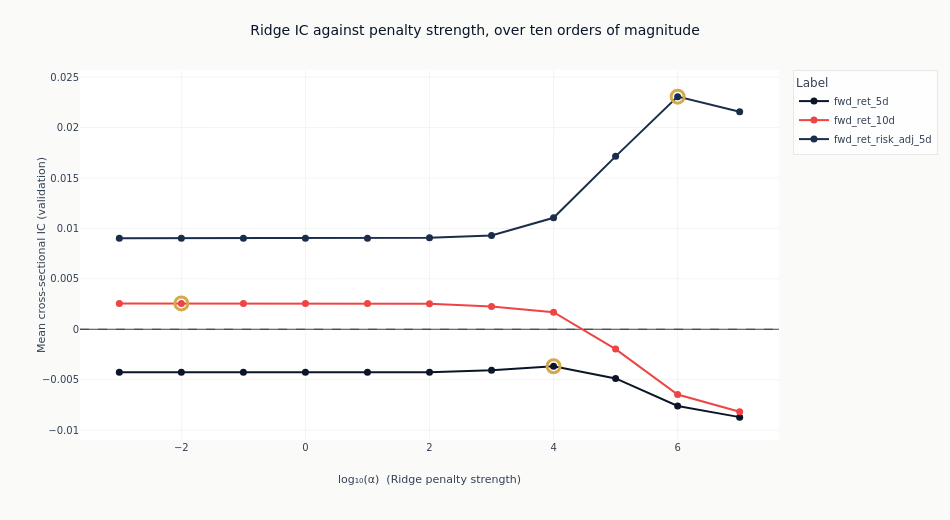

Notebook cell for this chart:
### Markdown cell above
### What shrinkage does on its own

The bar chart mixes three estimators. Tracing IC across the Ridge penalty alone isolates the
effect of shrinkage, with the estimator, the features and the folds all held fixed and only
`alpha` moving. The alpha is read from each configuration's declared parameters rather than
parsed out of its name, so the curve plots what was fitted. One line per label, because the
question is whether the penalty behaves the same way regardless of what is being predicted.

### Code cell
ridge = (
    catalog.filter(pl.col("model_class") == "Ridge")
    .with_columns(alpha=pl.col("params").str.extract(r"alpha=([0-9.eE+-]+)").cast(pl.Float64))
    .drop_nulls("alpha")
    .sort("label", "alpha")
)
if ridge.height:
    # One colour per label, and amber is not among them: the peak marker is amber, so a line
    # drawn in it would swallow its own ring. Wrapping a short palette would give two labels
    # the same colour and two identical legend swatches, so this raises instead.
    line_colors = [
        COLORS["blue"],
        COLORS["copper"],
        COLORS["positive"],
        COLORS["negative"],
        COLORS["slate"],
        COLORS["recede"],
    ]
    if len(panel_labels) > len(line_colors):
        raise ValueError(
            f"{len(panel_labels)} labels declared but only {len(line_colors)} distinct line "
            "colours; add colours rather than letting two labels share one"
        )
    fig_alpha = go.Figure()
    for index, label in enumerate(panel_labels):
        series = ridge.filter(pl.col("label") == label)
        if not series.height:
            continue
        log_alpha = np.log10(series.get_column("alpha").to_numpy())
        values = series.get_column("ic_mean").to_numpy()
        peak = int(np.argmax(values))
        color = line_colors[index]
        fig_alpha.add_trace(
            go.Scatter(
                x=log_alpha,
                y=values,
                mode="lines+markers",
                name=label,
                line=dict(color=color, width=2),
                marker=dict(size=7, color=color),
            )
        )
        fig_alpha.add_trace(
            go.Scatter(
                x=[log_alpha[peak]],
                y=[values[peak]],
                mode="markers",
                marker=dict(size=13, color=COLORS["amber"], symbol="circle-open", line_width=3),
                showlegend=False,
            )
        )
    fig_alpha.add_hline(y=0, line_width=1, line_dash="dash", line_color=COLORS["neutral"])
    fig_alpha.update_layout(
        title="Ridge IC against penalty strength, over ten orders of magnitude",
        height=520,
        width=950,
        margin=dict(t=70),
        legend=dict(title_text="Label"),
    )
    fig_alpha.update_xaxes(title_text="log₁₀(α)  (Ridge penalty strength)", zeroline=False)
    fig_alpha.update_yaxes(title_text="Mean cross-sectional IC (validation)")
    # Whether the label or the penalty dominates is the claim this figure is here to support,
    # so it is measured rather than described: the widest sweep any one line covers, against
    # the narrowest vertical gap between two lines at a penalty they both carry.
    sweep_span = float(
        ridge.group_by("label")
        .agg(span=pl.col("ic_mean").max() - pl.col("ic_mean").min())
        .get_column("span")
        .max()
    )
    shared_alpha = (
        ridge.group_by("alpha")
        .agg(
            n_labels=pl.col("label").n_unique(),
            spread=pl.col("ic_mean").sort().diff().abs().min(),
        )
        .filter(pl.col("n_labels") > 1)
    )
    if not shared_alpha.height:
        # One Ridge label carries no gap between lines to measure. Computing one gave nan, which
        # fell through to the else branch and published "the closest two lines come within nan of
        # each other" over a chart showing one line.
        dominance = (
            f"the one line drawn covers {sweep_span:.4f} across the sweep; a second label "
            "carrying Ridge at the same penalties is what this chart would compare it against"
        )
    else:
        gap = float(shared_alpha.get_column("spread").min())
        dominance = (
            f"the closest two lines come within {gap:.4f} of each other at any shared penalty, "
            f"wider than the {sweep_span:.4f} the most penalty-sensitive line covers over the "
            "whole sweep, so the label a line belongs to matters more than where on the line "
            "it sits"
            if gap > sweep_span
            else (
                f"the most penalty-sensitive line covers {sweep_span:.4f} across the sweep "
                f"while the closest two lines come within {gap:.4f} of each other, so the "
                "penalty moves a line by as much as the label separates them"
            )
        )
    show_plotly_with_alt(
        fig_alpha,
        "Line chart of mean validation information coefficient against the base-ten logarithm of "
        "the Ridge penalty, one line per label over ten orders of magnitude, each line's highest "
        "point ringed in amber, against a dashed zero line, and no two lines sharing a colour. "
        f"Measured from the frame: {dominance}.",
    )
else:
    print(
        "No declared label carries a Ridge configuration, so there is no penalty sweep to "
        "trace. Which estimators this section can show is decided by the per-label menus at "
        "config/training/{label}.yaml."
    )

### Figure 1 — Plotly figure (JSON) as saved in the notebook; plotly's stock layout.template omitted (floating-point values rounded to 4 significant figures)
{"data": [{"line": {"color": "#0a1628", "width": 2}, "marker": {"color": "#0a1628", "size": 7}, "mode": "lines+markers", "name": "fwd_ret_5d", "type": "scatter", "x": [-3.0, -2.0, -1.0, 0.0, 1.0, 2.0, 3.0, 4.0, 5.0, 6.0, 7.0], "y": [-0.004262, -0.004262, -0.004261, -0.004259, -0.004252, -0.004259, -0.004057, -0.003666, -0.004878, -0.007609, -0.008715]}, {"marker": {"color": "#D4A84B", "line": {"width": 3}, "size": 13, "symbol": "circle-open"}, "mode": "markers", "showlegend": false, "type": "scatter", "x": [4.0], "y": [-0.003666]}, {"line": {"color": "#ef4444", "width": 2}, "marker": {"color": "#ef4444", "size": 7}, "mode": "lines+markers", "name": "fwd_ret_10d", "type": "scatter", "x": [-3.0, -2.0, -1.0, 0.0, 1.0, 2.0, 3.0, 4.0, 5.0, 6.0, 7.0], "y": [0.00256, 0.00256, 0.00256, 0.00256, 0.002555, 0.002529, 0.002269, 0.001691, -0.001966, -0.006471, -0.008174]}, {"marker": {"color": "#D4A84B", "line": {"width": 3}, "size": 13, "symbol": "circle-open"}, "mode": "markers", "showlegend": false, "type": "scatter", "x": [-2.0], "y": [0.00256]}, {"line": {"color": "#1a2d4a", "width": 2}, "marker": {"color": "#1a2d4a", "size": 7}, "mode": "lines+markers", "name": "fwd_ret_risk_adj_5d", "type": "scatter", "x": [-3.0, -2.0, -1.0, 0.0, 1.0, 2.0, 3.0, 4.0, 5.0, 6.0, 7.0], "y": [0.009034, 0.009034, 0.009034, 0.009034, 0.009034, 0.009075, 0.009307, 0.01105, 0.01715, 0.02307, 0.02158]}, {"marker": {"color": "#D4A84B", "line": {"width": 3}, "size": 13, "symbol": "circle-open"}, "mode": "markers", "showlegend": false, "type": "scatter", "x": [6.0], "y": [0.02307]}], "layout": {"height": 520, "legend": {"title": {"text": "Label"}}, "margin": {"t": 70}, "shapes": [{"line": {"color": "#334155", "dash": "dash", "width": 1}, "type": "line", "x0": 0, "x1": 1, "xref": "x domain", "y0": 0, "y1": 0, "yref": "y"}], "title": {"text": "Ridge IC against penalty strength, over ten orders of magnitude"}, "width": 950, "xaxis": {"title": {"text": "log₁₀(α)  (Ridge penalty strength)"}, "zeroline": false}, "yaxis": {"title": {"text": "Mean cross-sectional IC (validation)"}}}}
